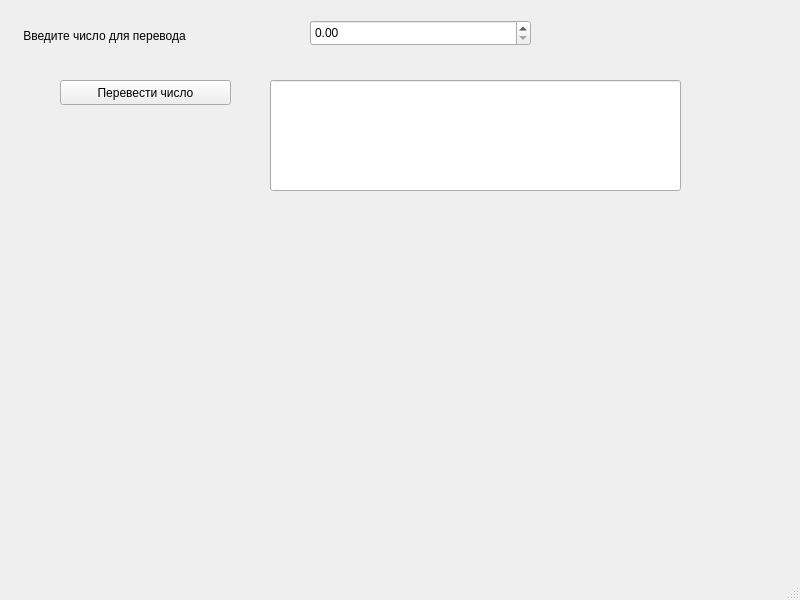
<?xml version="1.0" encoding="UTF-8"?>
<ui version="4.0">
 <class>MainWindow</class>
 <widget class="QMainWindow" name="MainWindow">
  <property name="geometry">
   <rect>
    <x>0</x>
    <y>0</y>
    <width>800</width>
    <height>600</height>
   </rect>
  </property>
  <property name="windowTitle">
   <string>MainWindow</string>
  </property>
  <widget class="QWidget" name="centralwidget">
   <widget class="QLabel" name="nichego">
    <property name="geometry">
     <rect>
      <x>20</x>
      <y>20</y>
      <width>221</width>
      <height>31</height>
     </rect>
    </property>
    <property name="text">
     <string> Введите число для перевода</string>
    </property>
   </widget>
   <widget class="QPushButton" name="ConvertButton">
    <property name="geometry">
     <rect>
      <x>60</x>
      <y>80</y>
      <width>171</width>
      <height>25</height>
     </rect>
    </property>
    <property name="text">
     <string>Перевести число</string>
    </property>
   </widget>
   <widget class="QLineEdit" name="AnswerLine">
    <property name="geometry">
     <rect>
      <x>270</x>
      <y>80</y>
      <width>411</width>
      <height>111</height>
     </rect>
    </property>
   </widget>
   <widget class="QDoubleSpinBox" name="EnterLine">
    <property name="geometry">
     <rect>
      <x>310</x>
      <y>20</y>
      <width>221</width>
      <height>26</height>
     </rect>
    </property>
   </widget>
  </widget>
  <widget class="QMenuBar" name="menubar">
   <property name="geometry">
    <rect>
     <x>0</x>
     <y>0</y>
     <width>800</width>
     <height>22</height>
    </rect>
   </property>
  </widget>
  <widget class="QStatusBar" name="statusbar"/>
 </widget>
 <resources/>
 <connections/>
</ui>
